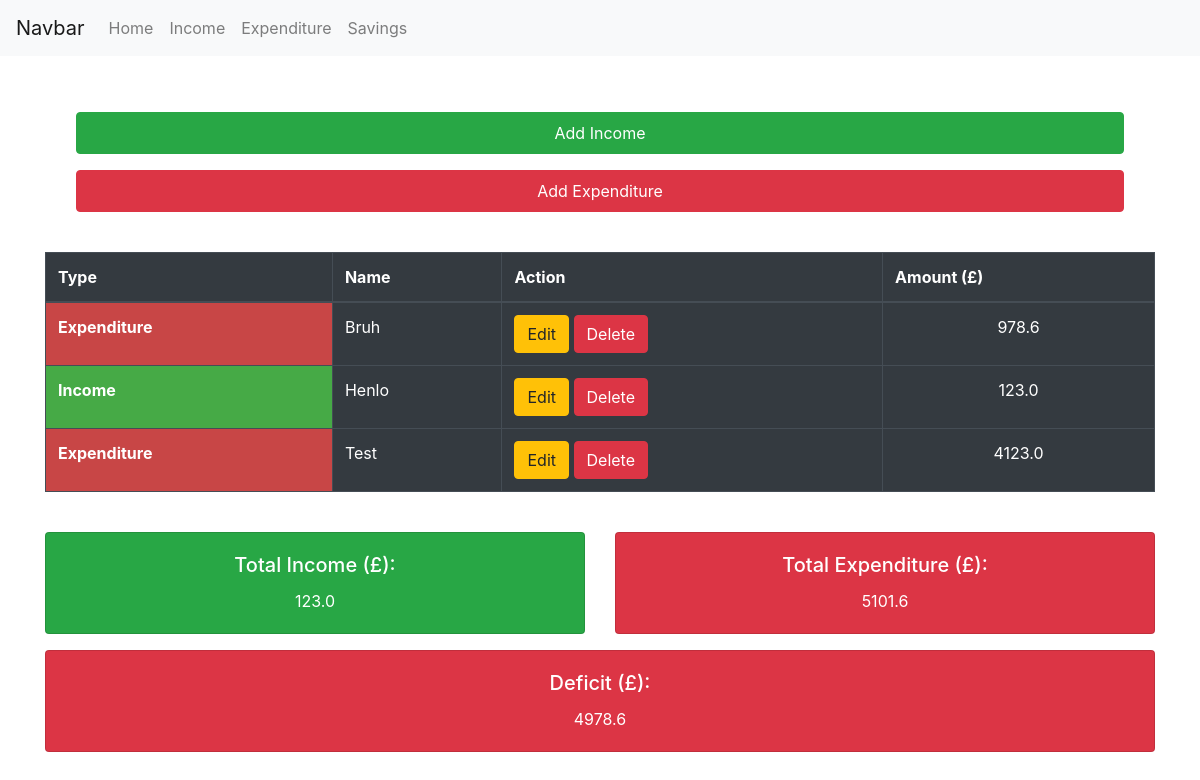
Before: / with the older database file.
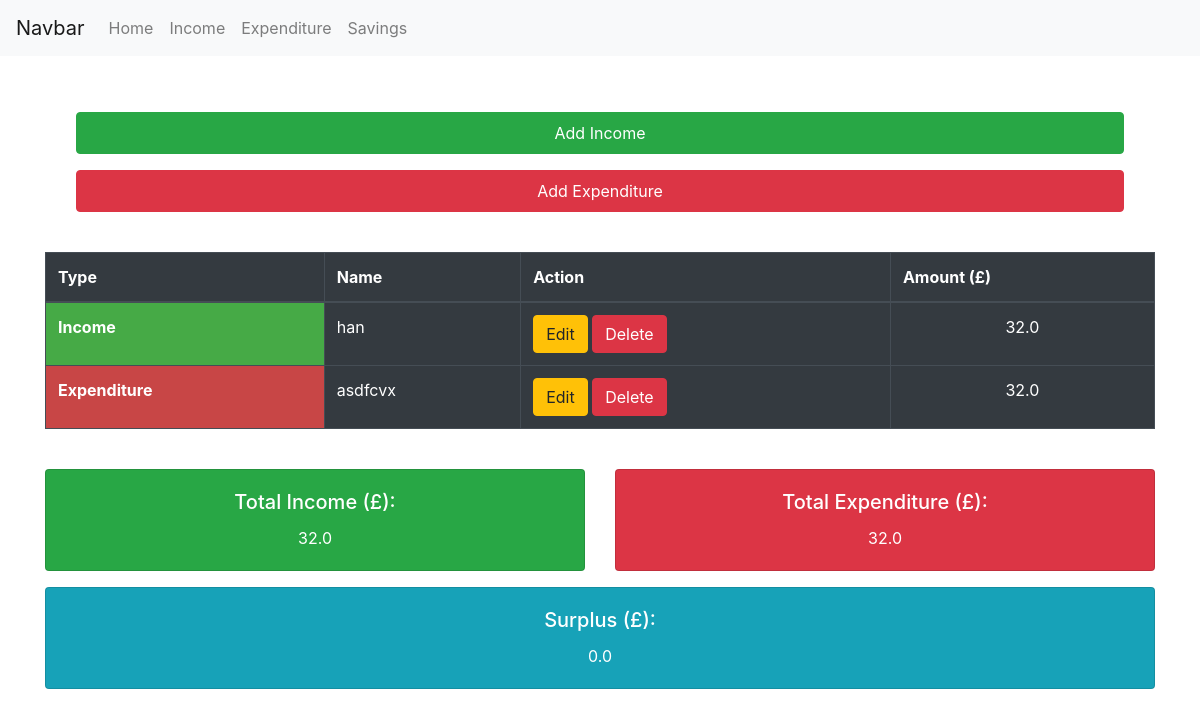
After: the same page with the newer database file.
### app/models.py (models this page shows)
class Expenditure(db.Model):
    id = db.Column(db.Integer, primary_key=True)
    name = db.Column(db.String(500), index=True, unique=True)
    amount = db.Column(db.Float)
    date_created = db.Column(db.DateTime, default=datetime.utcnow)

class Income(db.Model):
    id = db.Column(db.Integer, primary_key=True)
    name = db.Column(db.String(500), index=True, unique=True)
    amount = db.Column(db.Float)
    date_created = db.Column(db.DateTime, default=datetime.utcnow)

### app/views.py (the view)
@app.route('/', methods=['GET', 'POST'])
def index():
    income_entries = models.Income.query.all()
    expenditure_entries = models.Expenditure.query.all()
    total_income = sum(entry.amount for entry in income_entries)
    total_expenditure = sum(entry.amount for entry in expenditure_entries)
    total_difference = total_income - total_expenditure
    income_and_expenditure = income_entries + expenditure_entries
    income_and_expenditure.sort(key=lambda x: x.date_created, reverse=False)
    return render_template('index.html',
                           title='Home Page',
                           income_and_expenditure=income_and_expenditure,
                           total_income=total_income,
                           total_expenditure=total_expenditure,
                           total_difference=total_difference)

### app/templates/index.html
{% extends "base.html" %}
{% block content %}
<div class="container">
    <div id="add">
        <div class="row m-3">
            <div class="col-12">
                <a href="/income" class="btn btn-success btn-block p-2" role="button" aria-pressed="true">Add Income</a>
            </div>
        </div>
        <div class="row m-3">
            <div class="col-12">
                <a href="/expenditure" class="btn btn-danger btn-block p-2" role="button" aria-pressed="true">Add Expenditure</a>
            </div>
        </div>
    </div>
    <br>
        {% if income_and_expenditure %}
            <table class="table table-bordered table-dark">
                <thead>
                    <tr>
                        <th scope="col">Type</th>
                        <th scope="col">Name</th>
                        <th scope="col">Action</th>
                        <th scope="col">Amount (£)</th>
                    </tr>
                </thead>
                <tbody>
                    {% for result in income_and_expenditure %}
                        {% if result.__tablename__ == 'income' %}
                            <tr>
                                <th scope="row" class="income">Income</th>
                                <td>{{ result.name }}</td>
                                <td>
                                    <a href="{{ url_for('update_entry', entry_type='income', id=result.id) }}" class="btn btn-warning">Edit</a>
                                    <a href="{{ url_for('delete_entry', entry_type='income', id=result.id) }}" class="btn btn-danger">Delete</a>
                                </td>
                                <td class="text-center">{{ result.amount }}</td>
                            </tr>
                        {% elif result.__tablename__ == 'expenditure' %}
                            <tr>
                                <th scope="row" class="expenditure">Expenditure</th>
                                <td>{{ result.name }}</td>
                                <td>
                                    <a href="{{ url_for('update_entry', entry_type='expenditure', id=result.id) }}" class="btn btn-warning">Edit</a>
                                    <a href="{{ url_for('delete_entry', entry_type='expenditure', id=result.id) }}" class="btn btn-danger">Delete</a>
                                </td>
                                <td class="text-center">{{ result.amount }}</td>
                            </tr>
                        {% endif %}
                    {% endfor %}
                </tbody>
            </table>
        {% endif %}
    <br>
    <div class="row">
        <div class="col-sm text-center">
            <div class="card text-white bg-success mb-3" >
                <div class="card-body">
                    <h5 class="card-title">Total Income (£):</h5>
                    <p class="card-text">
                        {{ total_income }}
                    </p>
                </div>
            </div>
        </div>
        <div class="col-sm text-center">
            <div class="card text-white bg-danger mb-3">
                <div class="card-body">
                    <h5 class="card-title">Total Expenditure (£):</h5>
                    <p class="card-text">
                        {{ total_expenditure }}
                    </p>
                </div>
            </div>
        </div>
    </div>
    <div class="row">
        <div class="col text-center">
            <div class="card text-white
            {% if total_difference < 0 %}
             bg-danger
            {% elif total_difference > 0 %}
            bg-success
            {% else %}
            bg-info
            {% endif %} mb-3">
                <div class="card-body">
                    <h5 class="card-title">
                        {% if total_difference < 0 %}
                            Deficit
                        {% else %}
                            Surplus
                        {% endif %}
                        (£):
                    </h5>
                    <p class="card-text">
                        {% if total_difference < 0 %}
                            {{ total_difference * -1 }}
                        {% else %}
                            {{ total_difference }}
                        {% endif %}
                    </p>
                </div>
            </div>
        </div>
    </div>
</div>
{% endblock %}

### app/templates/base.html (shortened to what this page needs)
<!DOCTYPE html>
<html>
    <head>
        <link rel="stylesheet" href="https://stackpath.bootstrapcdn.com/bootstrap/4.2.1/css/bootstrap.min.css">
        <link rel="stylesheet" href="../static/style.css" />
    </head>
    <body>
        <nav class="navbar navbar-expand-sm navbar-light bg-light">
            <a class="navbar-brand" href="#">Navbar</a>
            <div class="collapse navbar-collapse" id="navbarSupportedContent">
              <ul class="navbar-nav mr-auto">
                <li class="nav-item"><a class="nav-link" href="/">Home <span class="sr-only">(current)</span></a></li>
                <li class="nav-item"><a class="nav-link" href="/income">Income</a></li>
                <li class="nav-item"><a class="nav-link" href="/expenditure">Expenditure</a></li>
                <li class="nav-item"><a class="nav-link" href="/savings">Savings</a></li>
              </ul>
            </div>
          </nav>
        <div>
            {% block content %}{% endblock %}
        </div>
    </body>
</html>

### app/static/style.css (style rules this page uses)
.container { padding-top: 40px; margin: auto; }
.expenditure { background-color: rgb(200, 70, 70); }
.income { background-color: rgb(70, 170, 70); }

Changed rows visible on the page:
removed Expenditure: name "Bruh", amount "978.6"
removed Income: name "Henlo", amount "123.0"
removed Expenditure: name "Test", amount "4123.0"
added Income: name "han", amount "32.0"
added Expenditure: name "asdfcvx", amount "32.0"
Other visible differences:
{{ total_income }}: "123.0" → "32.0"
{{ total_expenditure }}: "5101.6" → "32.0"
{{ total_difference }}: (not shown) → "0.0"
{{ total_difference * -1 }}: "4978.6" → (not shown)
text no longer shown: "Deficit"
text now shown: "Surplus"
